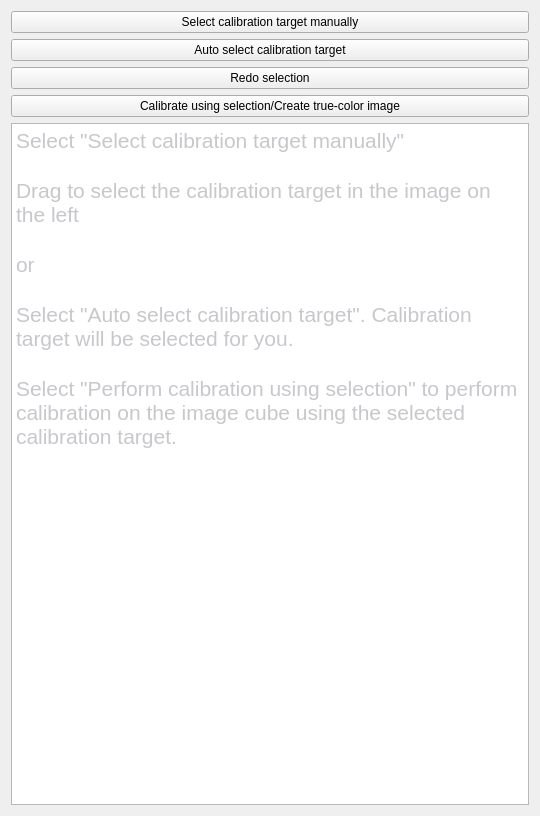
                          <widget class="QWidget" name="calibrationPage">
                           <property name="geometry">
                            <rect>
                             <x>0</x>
                             <y>0</y>
                             <width>540</width>
                             <height>816</height>
                            </rect>
                           </property>
                           <attribute name="label">
                            <string>Calibrate and create True-color</string>
                           </attribute>
                           <layout class="QVBoxLayout" name="verticalLayout_38">
                            <item>
                             <widget class="QPushButton" name="calibrationButton">
                              <property name="text">
                               <string>Select calibration target manually</string>
                              </property>
                             </widget>
                            </item>
                            <item>
                             <widget class="QPushButton" name="autoButton">
                              <property name="text">
                               <string>Auto select calibration target</string>
                              </property>
                             </widget>
                            </item>
                            <item>
                             <widget class="QPushButton" name="calibrationCancel">
                              <property name="font">
                               <font>
                                <pointsize>9</pointsize>
                               </font>
                              </property>
                              <property name="text">
                               <string>Redo selection</string>
                              </property>
                             </widget>
                            </item>
                            <item>
                             <widget class="QPushButton" name="performCalibration">
                              <property name="text">
                               <string>Calibrate using selection/Create true-color image</string>
                              </property>
                             </widget>
                            </item>
                            <item>
                             <widget class="QTextEdit" name="calibrationInfo">
                              <property name="html">
                               <string>&lt;!DOCTYPE HTML PUBLIC &quot;-//W3C//DTD HTML 4.0//EN&quot; &quot;http://www.w3.org/TR/REC-html40/strict.dtd&quot;&gt;
&lt;html&gt;&lt;head&gt;&lt;meta name=&quot;qrichtext&quot; content=&quot;1&quot; /&gt;&lt;meta charset=&quot;utf-8&quot; /&gt;&lt;style type=&quot;text/css&quot;&gt;
p, li { white-space: pre-wrap; }
hr { height: 1px; border-width: 0; }
li.unchecked::marker { content: &quot;\2610&quot;; }
li.checked::marker { content: &quot;\2612&quot;; }
&lt;/style&gt;&lt;/head&gt;&lt;body style=&quot; font-family:'Segoe UI'; font-size:9pt; font-weight:400; font-style:normal;&quot;&gt;
&lt;p style=&quot; margin-top:0px; margin-bottom:0px; margin-left:0px; margin-right:0px; -qt-block-indent:0; text-indent:0px;&quot;&gt;&lt;a name=&quot;docs-internal-guid-c365bdbe-7fff-201d-9be8-a9ae8ad3d068&quot;&gt;&lt;/a&gt;&lt;span style=&quot; font-family:'Arial'; font-size:16pt; color:#c7c7cc; background-color:transparent;&quot;&gt;S&lt;/span&gt;&lt;span style=&quot; font-family:'Arial'; font-size:16pt; color:#c7c7cc; background-color:transparent;&quot;&gt;elect &amp;quot;Select calibration target manually&amp;quot; &lt;/span&gt;&lt;/p&gt;
&lt;p style=&quot;-qt-paragraph-type:empty; margin-top:0px; margin-bottom:0px; margin-left:0px; margin-right:0px; -qt-block-indent:0; text-indent:0px; font-family:'Arial'; font-size:16pt; color:#c7c7cc;&quot;&gt;&lt;br /&gt;&lt;/p&gt;
&lt;p style=&quot; margin-top:0px; margin-bottom:0px; margin-left:0px; margin-right:0px; -qt-block-indent:0; text-indent:0px;&quot;&gt;&lt;span style=&quot; font-family:'Arial'; font-size:16pt; color:#c7c7cc; background-color:transparent;&quot;&gt;Drag to select the calibration target in the image on the left&lt;/span&gt;&lt;/p&gt;
&lt;p style=&quot;-qt-paragraph-type:empty; margin-top:0px; margin-bottom:0px; margin-left:0px; margin-right:0px; -qt-block-indent:0; text-indent:0px; font-family:'Arial'; font-size:16pt; color:#c7c7cc;&quot;&gt;&lt;br /&gt;&lt;/p&gt;
&lt;p style=&quot; margin-top:0px; margin-bottom:0px; margin-left:0px; margin-right:0px; -qt-block-indent:0; text-indent:0px;&quot;&gt;&lt;span style=&quot; font-family:'Arial'; font-size:16pt; color:#c7c7cc; background-color:transparent;&quot;&gt;or&lt;/span&gt;&lt;/p&gt;
&lt;p style=&quot;-qt-paragraph-type:empty; margin-top:0px; margin-bottom:0px; margin-left:0px; margin-right:0px; -qt-block-indent:0; text-indent:0px; font-family:'Arial'; font-size:16pt; color:#c7c7cc;&quot;&gt;&lt;br /&gt;&lt;/p&gt;
&lt;p style=&quot; margin-top:0px; margin-bottom:0px; margin-left:0px; margin-right:0px; -qt-block-indent:0; text-indent:0px;&quot;&gt;&lt;span style=&quot; font-family:'Arial'; font-size:16pt; color:#c7c7cc; background-color:transparent;&quot;&gt;Select &amp;quot;Auto select calibration target&amp;quot;. Calibration target will be selected for you.&lt;/span&gt;&lt;/p&gt;
&lt;p style=&quot;-qt-paragraph-type:empty; margin-top:0px; margin-bottom:0px; margin-left:0px; margin-right:0px; -qt-block-indent:0; text-indent:0px; font-family:'Arial'; font-size:16pt; color:#c7c7cc;&quot;&gt;&lt;br /&gt;&lt;/p&gt;
&lt;p style=&quot; margin-top:0px; margin-bottom:0px; margin-left:0px; margin-right:0px; -qt-block-indent:0; text-indent:0px;&quot;&gt;&lt;span style=&quot; font-family:'Arial'; font-size:16pt; color:#c7c7cc; background-color:transparent;&quot;&gt;Select &amp;quot;Perform calibration using selection&amp;quot; to perform calibration on the image cube using the selected calibration target. &lt;/span&gt;&lt;/p&gt;&lt;/body&gt;&lt;/html&gt;</string>
                              </property>
                             </widget>
                            </item>
                           </layout>
                          </widget>
